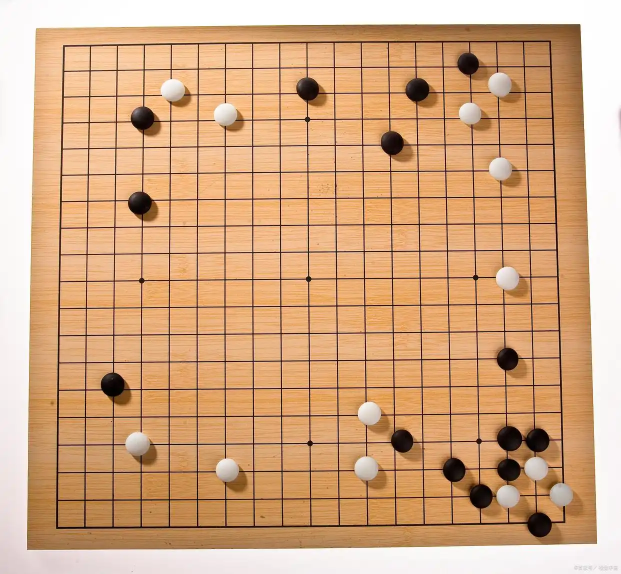
#> input picture data/raw/bd317d54.webp, 1242 x 1147 px (shown at 1/2 size)
$ python LineDetect5-2-C2.py
#> lines starting #> are read from the running program, lines starting #| are printed output that depends on the picture; after the words box and inside, x2 and y2 are one past the last pixel; in counts of white or black regions, pixels touching at a corner belong together
#> in detect_board_lines, img is the input picture: shape (1147, 1242, 3); mean B, G, R 130.3, 168.8, 212.3
#| 图像尺寸: (1147, 1242, 3)
# 改进的真实棋盘线条检测
# 不依赖边缘坐标，专门针对真实物理棋盘
import cv2
import numpy as np
from collections import defaultdict
from sklearn.cluster import KMeans
import math

def enhance_board_image(img):
    """
    增强图像，突出棋盘线条
    """
    gray = cv2.cvtColor(img, cv2.COLOR_BGR2GRAY)

    # 自适应直方图均衡化
    clahe = cv2.createCLAHE(clipLimit=2.0, tileGridSize=(8,8))
    enhanced = clahe.apply(gray)
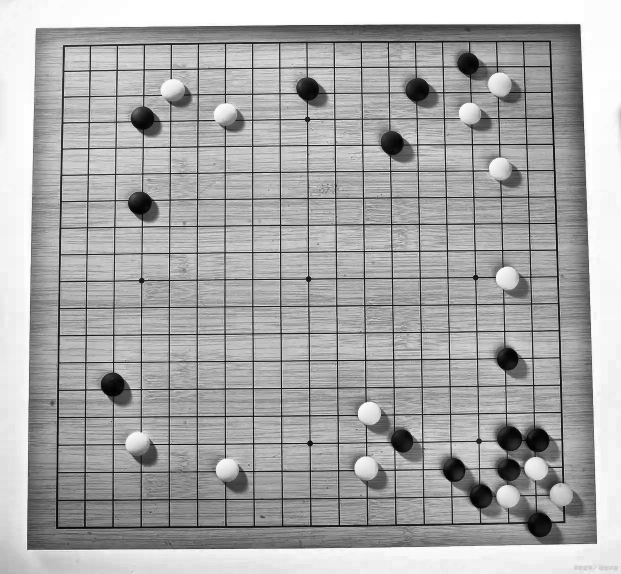
#> enhanced: shape (1147, 1242) (shown at 1/2 size); min 0, max 255, mean 168

    # 轻微高斯模糊减少噪声
    blurred = cv2.GaussianBlur(enhanced, (3, 3), 0)

    return blurred

def detect_primary_lines(img, min_line_length_ratio=0.4):
    """
    检测主要线条，使用多种参数组合
    """
    edges = cv2.Canny(img, 30, 100, apertureSize=3)

    height, width = img.shape
    min_line_length = int(min(width, height) * min_line_length_ratio)

    # 使用多组参数检测线条
    all_lines = []

    # 参数组合1: 较严格，检测主要线条
    lines1 = cv2.HoughLinesP(edges, 1, np.pi/180, threshold=int(min_line_length*0.8),
                            minLineLength=min_line_length, maxLineGap=20)
    if lines1 is not None:
        all_lines.extend(lines1)

    # 参数组合2: 较宽松，检测更多可能的线条
    lines2 = cv2.HoughLinesP(edges, 1, np.pi/180, threshold=int(min_line_length*0.6),
                            minLineLength=int(min_line_length*0.7), maxLineGap=30)
    if lines2 is not None:
        all_lines.extend(lines2)

    return all_lines, edges

def calculate_line_angle(x1, y1, x2, y2):
    """计算线条角度（度）"""
    angle = math.degrees(math.atan2(y2 - y1, x2 - x1))
    # 规范化到 [-90, 90]
    if angle > 90:
        angle -= 180
    elif angle < -90:
        angle += 180
    return angle

def classify_lines_by_orientation(lines, angle_threshold=15):
    """
    根据角度分类线条为水平和垂直
    """
    horizontal_lines = []
    vertical_lines = []

    for line in lines:
        x1, y1, x2, y2 = line[0]
        angle = calculate_line_angle(x1, y1, x2, y2)

        # 水平线: 角度接近0度
        if abs(angle) <= angle_threshold:
            horizontal_lines.append((x1, y1, x2, y2))
        # 垂直线: 角度接近90度或-90度
        elif abs(abs(angle) - 90) <= angle_threshold:
            vertical_lines.append((x1, y1, x2, y2))

    return horizontal_lines, vertical_lines

def merge_similar_lines(lines, axis='horizontal', distance_threshold=15):
    """
    合并相似的线条
    """
    if not lines:
        return []

    # 根据轴向选择排序和分组的坐标
    if axis == 'horizontal':
        # 水平线按y坐标分组
        key_func = lambda line: (line[1] + line[3]) / 2  # 平均y坐标
    else:
        # 垂直线按x坐标分组
        key_func = lambda line: (line[0] + line[2]) / 2  # 平均x坐标

    # 按关键坐标排序
    sorted_lines = sorted(lines, key=key_func)

    merged_lines = []
    current_group = [sorted_lines[0]]

    for i in range(1, len(sorted_lines)):
        current_key = key_func(sorted_lines[i])
        prev_key = key_func(current_group[-1])

        if abs(current_key - prev_key) <= distance_threshold:
            # 相似线条，加入当前组
            current_group.append(sorted_lines[i])
        else:
            # 不同组，处理当前组并开始新组
            merged_line = merge_line_group(current_group, axis)
            if merged_line:
                merged_lines.append(merged_line)
            current_group = [sorted_lines[i]]

    # 处理最后一组
    merged_line = merge_line_group(current_group, axis)
    if merged_line:
        merged_lines.append(merged_line)

    return merged_lines

def merge_line_group(line_group, axis):
    """
    合并一组相似线条为单条线
    """
    if not line_group:
        return None

    # 收集所有端点
    all_points = []
    for x1, y1, x2, y2 in line_group:
        all_points.extend([(x1, y1), (x2, y2)])

    if axis == 'horizontal':
        # 水平线：固定y坐标，取x的范围
        y_coords = [p[1] for p in all_points]
        y_avg = int(np.mean(y_coords))

        x_coords = [p[0] for p in all_points]
        x_min, x_max = min(x_coords), max(x_coords)

        return (x_min, y_avg, x_max, y_avg)
    else:
        # 垂直线：固定x坐标，取y的范围
        x_coords = [p[0] for p in all_points]
        x_avg = int(np.mean(x_coords))

        y_coords = [p[1] for p in all_points]
        y_min, y_max = min(y_coords), max(y_coords)

        return (x_avg, y_min, x_avg, y_max)

def filter_lines_by_length(lines, img_shape, axis='horizontal', min_length_ratio=0.3):
    """
    根据长度过滤线条
    """
    height, width = img_shape[:2]

    if axis == 'horizontal':
        min_length = width * min_length_ratio
        length_func = lambda line: abs(line[2] - line[0])
    else:
        min_length = height * min_length_ratio
        length_func = lambda line: abs(line[3] - line[1])

    return [line for line in lines if length_func(line) >= min_length]

# [45 lines left out: function cluster_lines_kmeans, not called in this run]

def generate_regular_grid(h_lines, v_lines, n_lines=19):
    """
    基于检测到的线条生成规则网格
    """
    if not h_lines or not v_lines:
        return [], []

    # 获取边界
    h_positions = sorted([(line[1] + line[3]) / 2 for line in h_lines])
    v_positions = sorted([(line[0] + line[2]) / 2 for line in v_lines])

    # 计算网格范围
    y_min, y_max = h_positions[0], h_positions[-1]
    x_min, x_max = v_positions[0], v_positions[-1]

    # 生成等间距网格
    regular_h_lines = []
    regular_v_lines = []

    # 生成19条水平线
    for i in range(n_lines):
        y_pos = int(y_min + i * (y_max - y_min) / (n_lines - 1))
        regular_h_lines.append((int(x_min), y_pos, int(x_max), y_pos))

    # 生成19条垂直线
    for i in range(n_lines):
        x_pos = int(x_min + i * (x_max - x_min) / (n_lines - 1))
        regular_v_lines.append((x_pos, int(y_min), x_pos, int(y_max)))

    return regular_h_lines, regular_v_lines

def analyze_line_distribution(lines, axis='horizontal'):
    """
    分析线条分布，帮助调试
    """
    if not lines:
        return {}

    if axis == 'horizontal':
        positions = [(line[1] + line[3]) / 2 for line in lines]
        lengths = [abs(line[2] - line[0]) for line in lines]
    else:
        positions = [(line[0] + line[2]) / 2 for line in lines]
        lengths = [abs(line[3] - line[1]) for line in lines]

    positions = sorted(positions)
    spacings = [positions[i+1] - positions[i] for i in range(len(positions)-1)]

    return {
        'count': len(lines),
        'positions': positions,
        'lengths': lengths,
        'avg_length': np.mean(lengths) if lengths else 0,
        'min_length': min(lengths) if lengths else 0,
        'max_length': max(lengths) if lengths else 0,
        'spacings': spacings,
        'avg_spacing': np.mean(spacings) if spacings else 0,
        'spacing_std': np.std(spacings) if spacings else 0
    }

def detect_board_lines(img_path, target_lines=19, debug=True):
    """
    主函数：检测棋盘线条
    """
    # 读取图像
    img = cv2.imread(img_path)
    if img is None:
        print(f"无法读取图像: {img_path}")
        return None, None, None

    if debug:
        print(f"图像尺寸: {img.shape}")

    # 图像增强
    enhanced = enhance_board_image(img)

    # 转换为灰度图像
    gray = cv2.cvtColor(img, cv2.COLOR_BGR2GRAY)
    # 高斯模糊
    blur = cv2.GaussianBlur(gray, (5, 5), 0)
    # 边缘检测
    edges = cv2.Canny(blur, 50, 150)
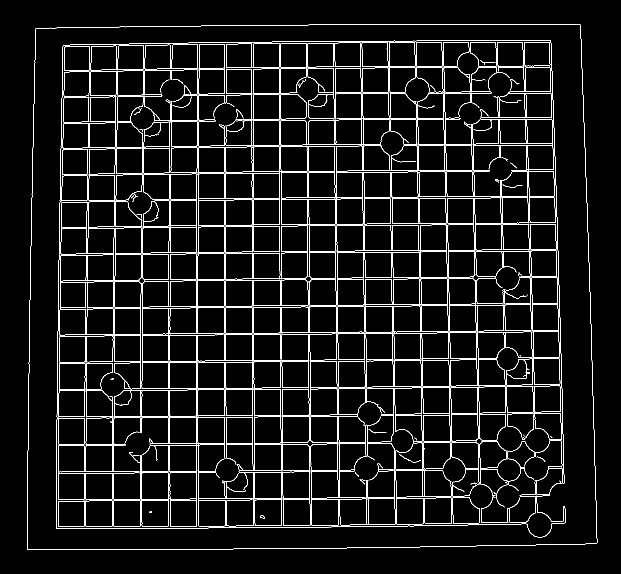
#> edges: shape (1147, 1242) (shown at 1/2 size); 5.4% white in thin lines or dots, all inside (x1, y1, x2, y2) = (54, 48, 1195, 1100)
    cv2.imshow('edges', edges)

    # 轮廓提取
    contours, hierarchy = cv2.findContours(edges, cv2.RETR_EXTERNAL, cv2.CHAIN_APPROX_SIMPLE)
#> contours = 1 contour; box (x1, y1, x2, y2) and area: (54, 48, 1195, 1100) 1167395
    # 找到最大的轮廓，即棋盘的轮廓
    max_area = 0
    max_contour = None
    secondMax_contour = None
    for contour in contours:
        area = cv2.contourArea(contour)
        if area > max_area:
            if max_contour is not None:
                secondMax_contour = max_contour  #不行，只有一个max_contour
                print("传递了secondMax_coutour", secondMax_contour)
            max_area = area
            max_contour = contour
#> this loop made 1 pass
#> (area, max_area) on pass 1: (1167395, 1167395)
#> after the loop, max_area = 1167395; max_contour = contour of 194 points, box (x1, y1, x2, y2) (54, 48, 1195, 1100), area 1167395

    # 找到最小外接矩形，即棋盘的四个角点

    rect = cv2.minAreaRect(max_contour)
#> rect = ((620.6, 573), (1140.1, 1048), -0.379)
    box = cv2.boxPoints(rect)
#> box = [[54.01, 1100.7], [47.07, 52.77], [1187.2, 45.22], [1194.1, 1093.2]]
    box = np.intp(box)
#> box = [[54, 1100], [47, 52], [1187, 45], [1194, 1093]]
    # 找第二小外接矩形，看是不是棋盘线最外边
    if secondMax_contour is not None:
        rect2 = cv2.minAreaRect(secondMax_contour)
        box2 = cv2.boxPoints(rect2)
        box2 = np.intp(box2)
        for point in box2:
            cv2.circle(img, tuple(point), 10, (0, 0, 200), -1)
            print("circling:", point)

    # 绘制轮廓和角点
    cv2.drawContours(img, [box], 0, (0, 0, 255), 3)
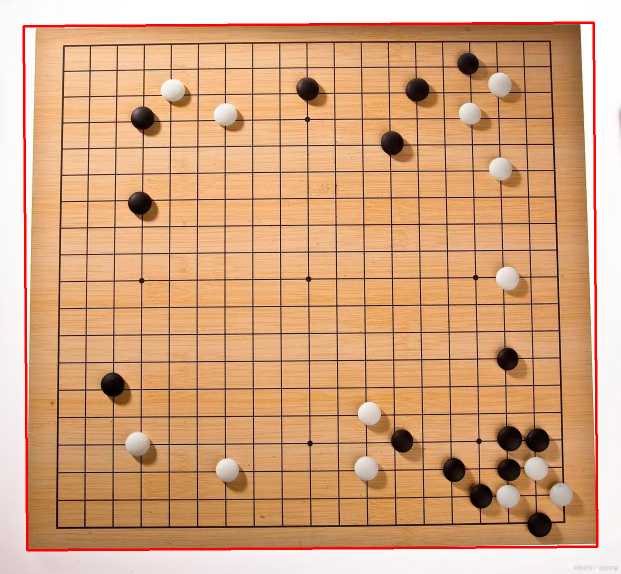
#> img: shape (1147, 1242, 3) (shown at 1/2 size); 1.54% of pixels changed, all inside (x1, y1, x2, y2) = (45, 43, 1197, 1103)
    for point in box:
        cv2.circle(img, tuple(point), 10, (0, 0, 200), -1)
        print("circling box2:", point)
#> this loop made 4 passes
#> (printed output is left out)
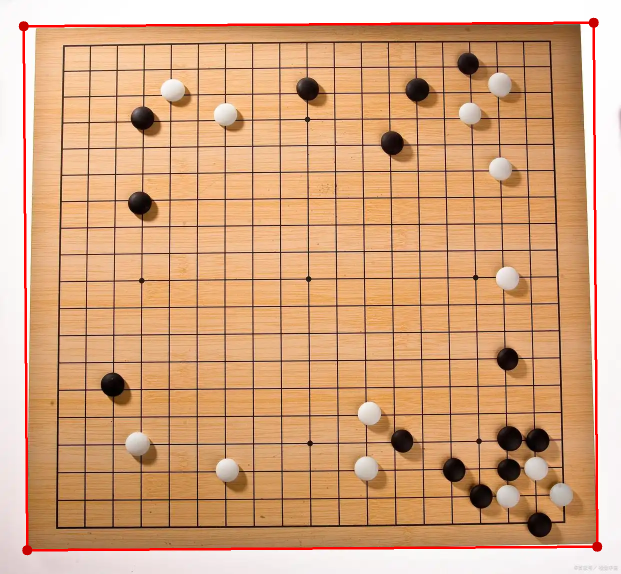
#> img: shape (1147, 1242, 3) (shown at 1/2 size); 0.09% of pixels changed, all inside (x1, y1, x2, y2) = (37, 35, 1205, 1111)

    width = int(rect[1][0])
#> width = 1140
    height = int(rect[1][1])
#> height = 1047


    # 检测线条
    all_lines, edges = detect_primary_lines(enhanced)
#> in detect_primary_lines, `edges = cv2.Canny(img, 30, 100, apertureSize=3)`:
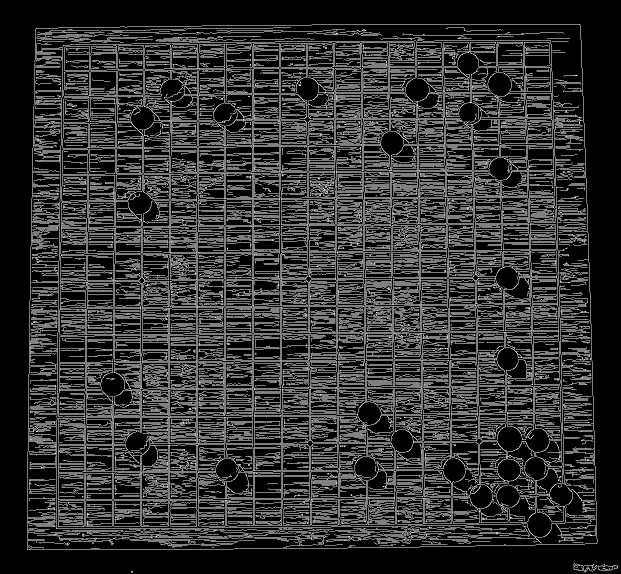
#> edges: shape (1147, 1242) (shown at 1/2 size); 19.1% white in thin lines or dots
#> in detect_primary_lines, `lines1 = cv2.HoughLinesP(edges, 1, np.pi/180, threshold=int(min_line_l..`: lines1 = 253 rows, first 6: [393, 1098, 393, 384], [836, 264, 850, 1093], [506, 621, 506, 50], [451, 916, 451, 241], [337, 1098, 337, 505], [504, 724, 504, 50]
#> in detect_primary_lines, `lines2 = cv2.HoughLinesP(edges, 1, np.pi/180, threshold=int(min_line_l..`: lines2 = 432 rows, first 6: [393, 1098, 393, 344], [506, 621, 506, 50], [835, 202, 850, 1093], [451, 916, 451, 241], [504, 724, 504, 50], [337, 1098, 337, 505]
#> all_lines = 685 items, first 6: [[393, 1098, 393, 384]], [[836, 264, 850, 1093]], [[506, 621, 506, 50]], [[451, 916, 451, 241]], [[337, 1098, 337, 505]], [[504, 724, 504, 50]]

    if not all_lines:
        print("未检测到任何线条")
        return img, [], []

    if debug:
        print(f"原始检测到 {len(all_lines)} 条线段")
#| 原始检测到 685 条线段

    # 分类线条
    h_lines_raw, v_lines_raw = classify_lines_by_orientation(all_lines)
#> the loop in classify_lines_by_orientation, `for line in lines:` made 685 passes
#> (x1, y1, x2, y2, angle) on passes 1 to 3: (393, 1098, 393, 384, -90), (836, 264, 850, 1093, 89.03), (506, 621, 506, 50, -90)
#> after the loop in classify_lines_by_orientation, `for line in lines:`: horizontal_lines = [(587, 1097, 1193, 1087), (669, 1050, 1053, 1044), (396, 1047, 870, 1039), (774, 479, 1126, 485), (734, 1045, 1061, 1033), (734, 1047, 1058, 1036), (558, 97, 992, 97), (131, 93, 520, 87), (493, 672, 895, 672)]; vertical_lines = 28 items, first 6: (393, 1098, 393, 384), (836, 264, 850, 1093), (506, 621, 506, 50), (451, 916, 451, 241), (337, 1098, 337, 505), (504, 724, 504, 50)
#> h_lines_raw has the same summary as horizontal_lines in classify_lines_by_orientation; v_lines_raw has the same summary as vertical_lines in classify_lines_by_orientation

    if debug:
        print(f"原始分类: {len(h_lines_raw)} 条水平线, {len(v_lines_raw)} 条垂直线")
#| 原始分类: 9 条水平线, 28 条垂直线

    # 合并相似线条
    h_lines_merged = merge_similar_lines(h_lines_raw, 'horizontal')
#> in merge_similar_lines, `sorted_lines = sorted(lines, key=key_func)`: sorted_lines = [(131, 93, 520, 87), (558, 97, 992, 97), (774, 479, 1126, 485), (493, 672, 895, 672), (734, 1045, 1061, 1033), (734, 1047, 1058, 1036), (396, 1047, 870, 1039), (669, 1050, 1053, 1044), (587, 1097, 1193, 1087)]
#> in merge_similar_lines, `current_group = [sorted_lines[0]]`: current_group = [(131, 93, 520, 87)]
#> the loop in merge_similar_lines, `for i in range(1, len(sorted_lines)):` made 8 passes
#> (current_key, prev_key, y_coords in merge_line_group, y_avg in merge_line_group, x_coords in merge_line_group, x_min in merge_line_group, x_max in merge_line_group, merged_line) on passes 2, 8: (482, 97, [93, 87, 97, 97], 93, [131, 520, 558, 992], 131, 992, (131, 93, 992, 93)), (1092, 1047, [1045, 1033, 1047, 1036, 1047, 1039, 1050, 1044], 1042, [734, 1061, 734, 1058, 396, 870, 669, 1053], 396, 1061, (396, 1042, 1061, 1042))
#> after the loop in merge_similar_lines, `for i in range(1, len(sorted_lines)):`: merged_lines = [(131, 93, 992, 93), (774, 482, 1126, 482), (493, 672, 895, 672), (396, 1042, 1061, 1042)]
#> in merge_similar_lines, `merged_line = merge_line_group(current_group, axis)`: merged_line = (587, 1092, 1193, 1092)
#> h_lines_merged = [(131, 93, 992, 93), (774, 482, 1126, 482), (493, 672, 895, 672), (396, 1042, 1061, 1042), (587, 1092, 1193, 1092)]
    v_lines_merged = merge_similar_lines(v_lines_raw, 'vertical')
#> the loop in merge_similar_lines (call 2), `for i in range(1, len(sorted_lines)):` made 27 passes
#> (current_key, prev_key, x_coords in merge_line_group, x_avg in merge_line_group, y_coords in merge_line_group, y_min in merge_line_group, y_max in merge_line_group, merged_line) on passes 2, 4, 5: (175.5, 122.5, [114, 126, 119, 126], 121, [766, 55, 650, 231], 55, 766, (121, 55, 121, 766)), (234, 178.5, [171, 180, 174, 183], 177, [620, 54, 566, 54], 54, 620, (177, 54, 177, 620)), (337, 234, [231, 237], 234, [415, 54], 54, 415, (234, 54, 234, 415))

    if debug:
        print(f"合并后: {len(h_lines_merged)} 条水平线, {len(v_lines_merged)} 条垂直线")
#| 合并后: 5 条水平线, 11 条垂直线

    # 过滤短线条
    h_lines_filtered = filter_lines_by_length(h_lines_merged, img.shape, 'horizontal')
    v_lines_filtered = filter_lines_by_length(v_lines_merged, img.shape, 'vertical')

    if debug:
        print(f"过滤后: {len(h_lines_filtered)} 条水平线, {len(v_lines_filtered)} 条垂直线")
#| 过滤后: 4 条水平线, 11 条垂直线

        # 分析线条分布
        if h_lines_filtered:
            h_analysis = analyze_line_distribution(h_lines_filtered, 'horizontal')
            print(f"水平线分析: 平均长度={h_analysis['avg_length']:.1f}, 平均间距={h_analysis['avg_spacing']:.1f}")
#| 水平线分析: 平均长度=633.5, 平均间距=333.0

        if v_lines_filtered:
            v_analysis = analyze_line_distribution(v_lines_filtered, 'vertical')
            print(f"垂直线分析: 平均长度={v_analysis['avg_length']:.1f}, 平均间距={v_analysis['avg_spacing']:.1f}")
#| 垂直线分析: 平均长度=647.0, 平均间距=105.1

    # 如果检测到的线条数量接近目标，尝试聚类
    final_h_lines = h_lines_filtered
    final_v_lines = v_lines_filtered

    if len(h_lines_filtered) > target_lines * 0.7:
        clustered_h = cluster_lines_kmeans(h_lines_filtered, target_lines, 'horizontal')
        if len(clustered_h) >= target_lines * 0.8:
            final_h_lines = clustered_h

    if len(v_lines_filtered) > target_lines * 0.7:
        clustered_v = cluster_lines_kmeans(v_lines_filtered, target_lines, 'vertical')
        if len(clustered_v) >= target_lines * 0.8:
            final_v_lines = clustered_v

    if debug:
        print(f"最终结果: {len(final_h_lines)} 条水平线, {len(final_v_lines)} 条垂直线")
#| 最终结果: 4 条水平线, 11 条垂直线

    return img, final_h_lines, final_v_lines

def draw_lines(img, h_lines, v_lines, color=(0, 255, 0), thickness=2):
    """
    在图像上绘制线条
    """
#> called with color = (0, 255, 0), thickness = 2
    result = img.copy()

    for line in h_lines + v_lines:
        x1, y1, x2, y2 = line
        cv2.line(result, (x1, y1), (x2, y2), color, thickness)
#> this loop made 15 passes
#> line on passes 1 to 8: (131, 93, 992, 93), (493, 672, 895, 672), (396, 1042, 1061, 1042), (587, 1092, 1193, 1092), (121, 55, 121, 766), (177, 54, 177, 620), (234, 54, 234, 415), (337, 505, 337, 1098)
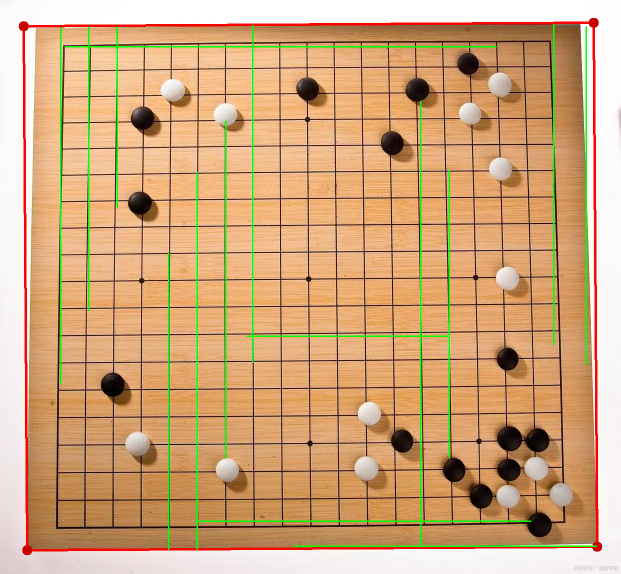
#> result: shape (1147, 1242, 3) (shown at 1/2 size); 2.03% of pixels changed, all inside (x1, y1, x2, y2) = (120, 47, 1195, 1100)

    return result

# 主程序示例
if __name__ == "__main__":
    # 修改为您的图像路径
    img_path = "../data/raw/bd317d54.webp"
    #img_path = "../data/raw/OGS4.jpg"

    # 检测棋盘线条
    original_img, h_lines, v_lines = detect_board_lines(img_path, target_lines=19, debug=True)

    if original_img is not None:
        # 绘制检测结果
        detected_img = draw_lines(original_img, h_lines, v_lines, (0, 255, 0), 2)

        # 生成规则网格（如果检测效果不理想）
        if h_lines and v_lines:
            regular_h, regular_v = generate_regular_grid(h_lines, v_lines, 19)
            regular_img = draw_lines(original_img, regular_h, regular_v, (0, 0, 255), 2)
#> call 2 of draw_lines, with color = (0, 0, 255), thickness = 2
#> the loop in draw_lines (call 2), `for line in h_lines + v_lines:` made 38 passes
#> line on passes 1 to 8: (121, 93, 1172, 93), (121, 148, 1172, 148), (121, 204, 1172, 204), (121, 259, 1172, 259), (121, 315, 1172, 315), (121, 370, 1172, 370), (121, 426, 1172, 426), (121, 481, 1172, 481)
#> after the loop in draw_lines (call 2), `for line in h_lines + v_lines:`:
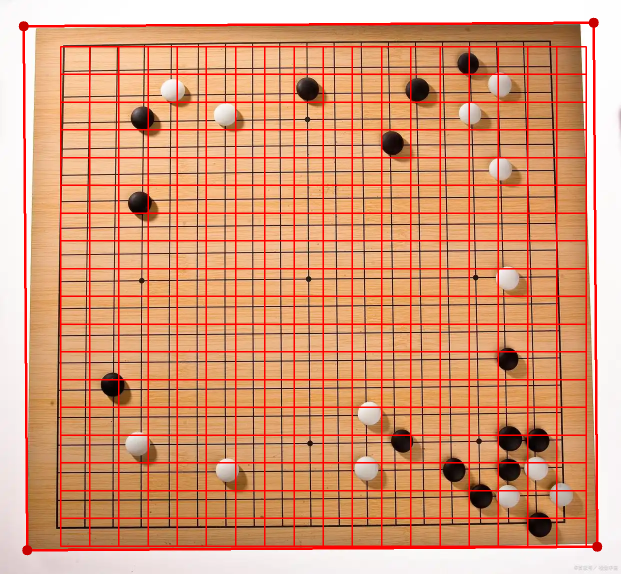
#> result: shape (1147, 1242, 3) (shown at 1/2 size); 7.95% of pixels changed, all inside (x1, y1, x2, y2) = (120, 92, 1174, 1094)

            # 显示结果
            cv2.imshow("Original", original_img)
            cv2.moveWindow("Original", 0, 0)

            cv2.imshow("Detected Lines", detected_img)
            cv2.moveWindow("Detected Lines", 400, 0)

            cv2.imshow("Regular Grid", regular_img)
            cv2.moveWindow("Regular Grid", 800, 0)

            print("\n按任意键退出...")
            cv2.waitKey(0)
            cv2.destroyAllWindows()
        else:
            print("检测失败，未找到足够的线条")
    else:
        print("图像加载失败")
